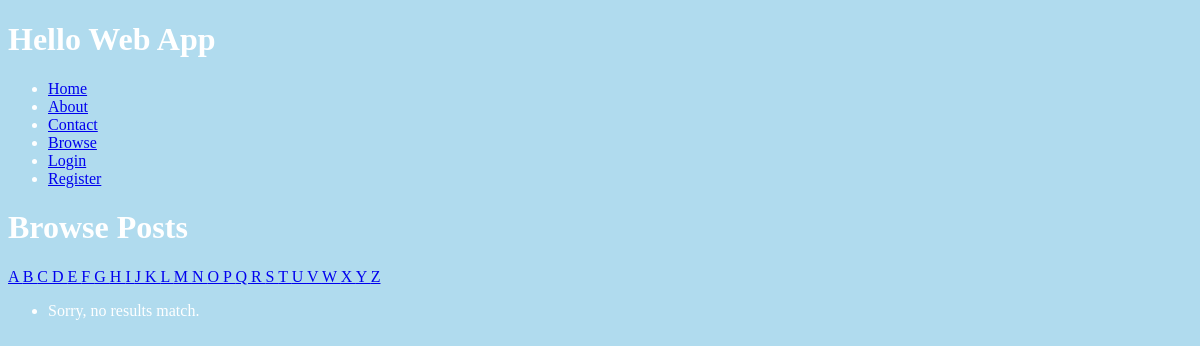
The page /browse/title/ on the database as committed earlier.
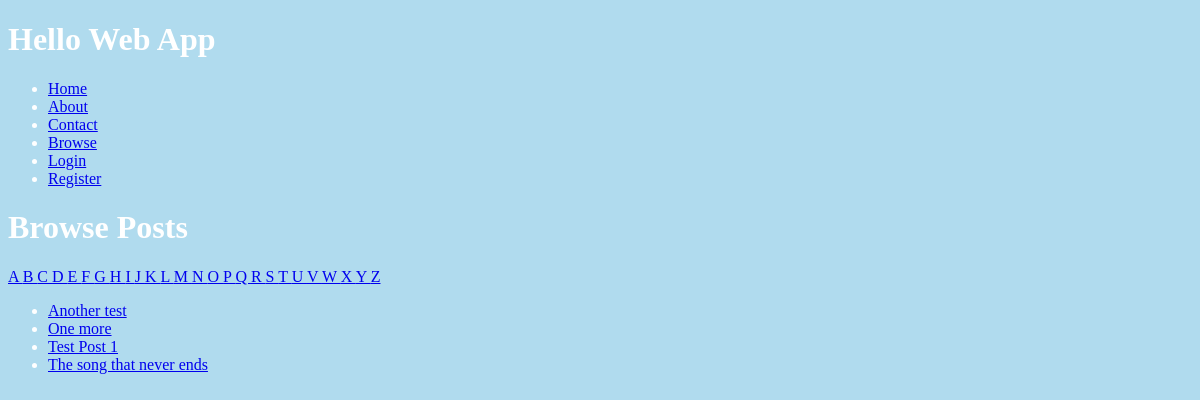
The same page on the database as committed later.
### collection/models.py (models this page shows)
class Post(models.Model):
	title = models.CharField(max_length=255)
	content = models.TextField()
	slug = models.SlugField(unique=True)
	user = models.OneToOneField(User, blank=True, null=True)

### collection/views.py (the view)
# urls.py: url(r'^browse/title/$', 'collection.views.browse_by_title',
def browse_by_title(request, initial=None):
    if initial:
        posts = Post.objects.filter(
            title__istartswith=initial).order_by('title')
    else:
        posts = Post.objects.all().order_by('title')
    return render(request, 'search/search.html', {
        'posts': posts,
        'initial': initial,
    })

### collection/templates/search/search.html (shortened to what this page needs)
{% extends 'layouts/base.html' %}
{% block content %}
<h1>
	Browse Posts
</h1>
{% for letter in 'abcdefghijklmnopqrstuvwxyz' %}
<a href="{% url 'browse_by_title' initial=letter %}"
   {% if initial == letter %}class="active"{% endif %}>
   {{ letter|upper }}
</a>
{% endfor %}
<ul>
    {% for post in posts %}
    <li>
        <a href="{% url 'post_detail' slug=post.slug %}">
            {{ post.title }}
        </a>
    </li>
    {% empty %}
    <li>Sorry, no results match.</li>
    {% endfor %}
</ul>
{% endblock %}

Rows that differ between the two databases and show on the page:
added Post: title "Another test"
added Post: title "One more"
added Post: title "Test Post 1"
added Post: title "The song that never ends"
Other text that changed with them:
text no longer shown: "Sorry, no results match."
